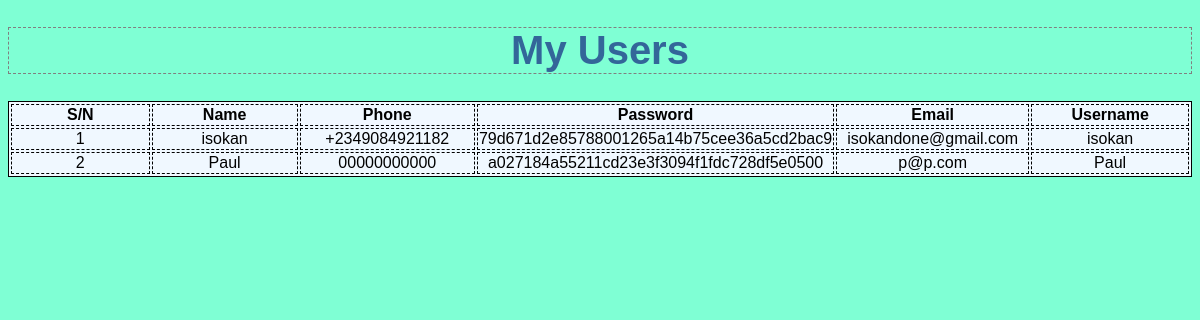
Page /fetch.php on the committed database.
### tables this page shows
CREATE TABLE `user_registration` (
  `id` int(50) NOT NULL,
  `name` varchar(50) NOT NULL,
  `username` varchar(50) NOT NULL,
  `email` varchar(50) NOT NULL,
  `phone` varchar(50) NOT NULL,
  `password` varchar(50) NOT NULL,
  `passport` varchar(150) NOT NULL
);

### fetch.php (the view, shortened to what this page needs)
<?php
$conn = mysqli_connect('localhost','root','','mitchel');
$fetch = mysqli_query($conn,"SELECT * from user_registration");
?>
<!DOCTYPE html>
<html>
<head>
    <link rel="stylesheet" type="text/css" media="screen" href="main.css" />
</head>
<body>
    <h1>My Users</h1>
    <table>
    <thead>
    <th>S/N</th>
    <th>Name</th>
    <th>Phone</th>
    <th>Password</th>
    <th>Email</th>
    <th>Username</th>
    </thead>
    <?php
    while($r = mysqli_fetch_array($fetch)){
        echo "
        <tr>
        <td>".$r['id']."</td>
        <td>".$r['name']."</td>
        <td>".$r['phone']."</td>
        <td>".$r['password']."</td>
        <td>".$r['email']."</td>
        <td>".$r['username']."</td>
        </tr> ";
    }
    ?>
    </table>
</body>
</html>

### main.css (style rules this page uses)
body { background-color: aquamarine; font-family: Arial, Helvetica, sans-serif; }
h1 { color: #369; text-align: center; border: 1px dashed grey; font-size: 250%; }
table { width: 100%; border: 1px solid black; background-color: aliceblue; text-align: center; }
th { border: 1px dashed black; width: 200px; }
td { border: 1px dashed black; width: 200px; }

### rows in the picture
user_registration: id "1", name "isokan", phone "+2349084921182", password "79d671d2e85788001265a14b75cee36a5cd2bac9", email "isokandone@gmail.com", username "isokan"
user_registration: id "2", name "Paul", phone "00000000000", password "a027184a55211cd23e3f3094f1fdc728df5e0500", email "p@p.com", username "Paul"
